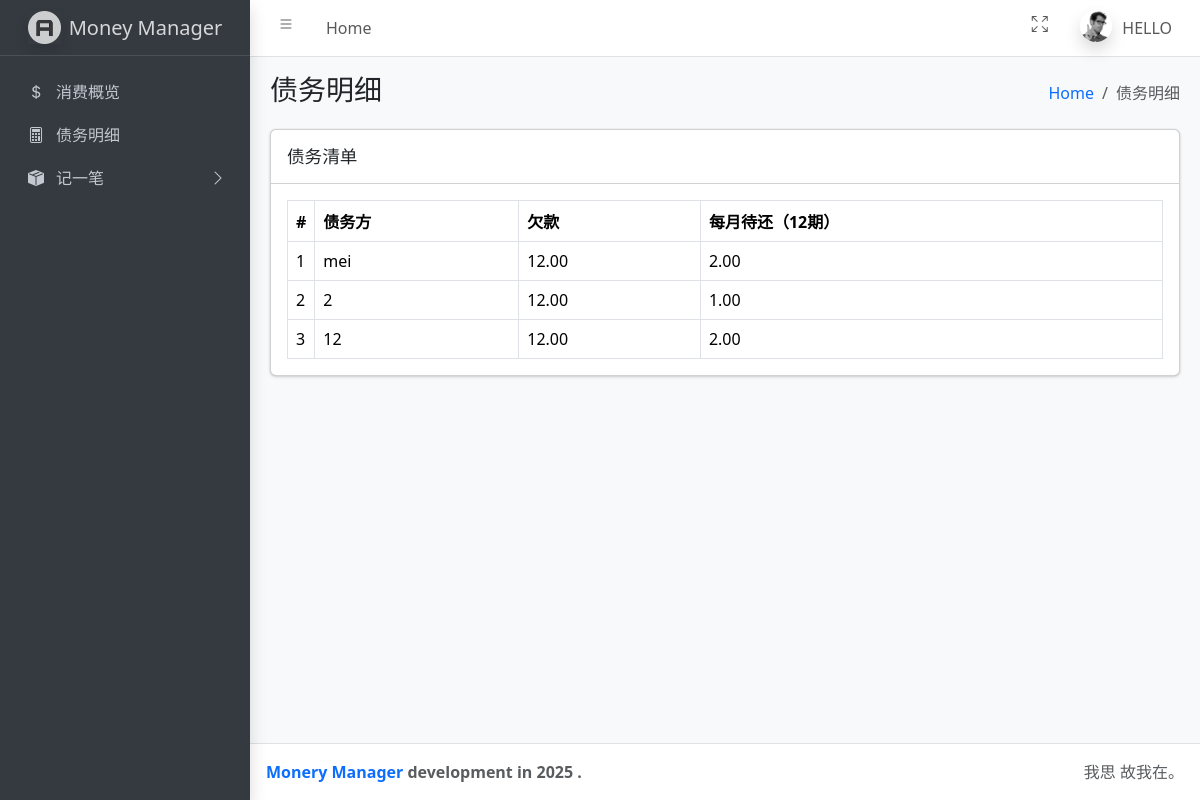
/debts/ (signed in), run on an earlier commit of the app's database.
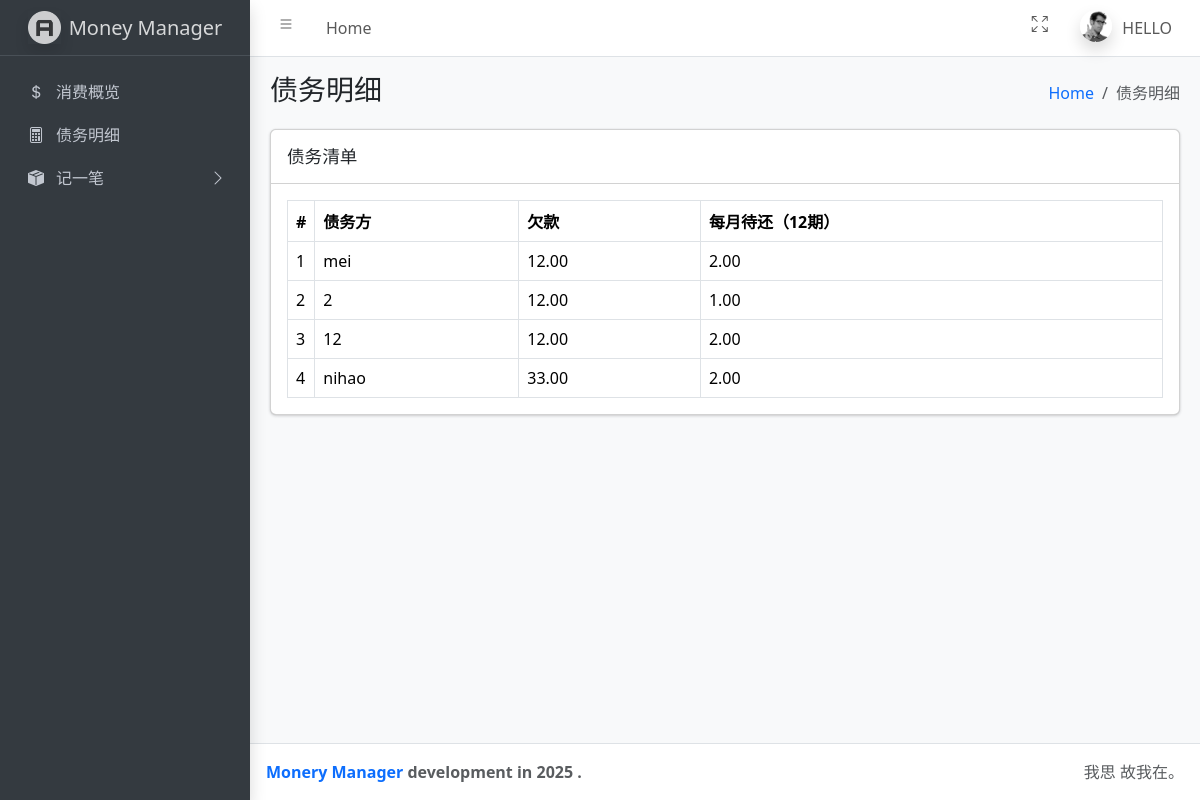
And on a later commit of the database.
### rec/models.py (models this page shows, shortened)
class Loan(models.Model):
    name = models.TextField('债务名称')
    principal = models.DecimalField('借款总金额',max_digits=7, decimal_places=2)
    Tobepaid = models.DecimalField('每月待还',max_digits=7, decimal_places=2)

### rec/views.py (the view)
# urls.py: path('debts/',views.debts,name='debts'),
@login_required
def debts(request):
    liss = []
    lis = []
    f=0
    for i in Loan.objects.all():
        f=f+1
        lis.append(f)
        lis.append(i.name)
        lis.append(i.principal)
        lis.append(i.Tobepaid)
        liss.append(lis)
        lis = []
    dic1 = {'nobody':liss}
    return render(request, 'detailOfdebts.html',dic1)

### rec/templates/detailOfdebts.html
{% extends "index2.html" %}
{% block content %}
 <main class="app-main">
        <div class="app-content-header">
          <div class="container-fluid">
            <div class="row">
              <div class="col-sm-6"><h3 class="mb-0">债务明细</h3></div>
              <div class="col-sm-6">
                <ol class="breadcrumb float-sm-end">
                  <li class="breadcrumb-item"><a href="#">Home</a></li>
                  <li class="breadcrumb-item active" aria-current="page">债务明细</li>
                </ol>
              </div>
            </div>
          </div>
        </div>
        <div class="app-content">
          <div class="container-fluid">
            <div class="row">
              <div class="col-md-12">
                <div class="card mb-4">
                  <div class="card-header"><h3 class="card-title">债务清单</h3></div>
                  <div class="card-body">
                    <table class="table table-bordered">
                      <thead>
                        <tr>
                          <th style="width: 10px">#</th>
                          <th>债务方</th>
                          <th>欠款</th>
                            <th>每月待还（12期）</th>
                        </tr>
                      </thead>
                      <tbody>
                            {% for lists in nobody  %}
                            <tr class="align-middle">
                                {% for lis in lists  %}
                            <td>{{ lis }}</td>
                            {% endfor %}
                            </tr>
                            {%endfor%}
                      </tbody>
                    </table>
                  </div>
                </div>
              </div>
            </div>
          </div>
        </div>
      </main>
{% endblock %}

### rec/templates/index2.html (shortened to what this page needs)
{% load static %}
<html lang="en">
  <head>
    <link
      rel="stylesheet"
      href="https://cdn.jsdelivr.net/npm/@fontsource/source-sans-3@5.0.12/index.css"
    />
    <link
      rel="stylesheet"
      href="https://cdn.jsdelivr.net/npm/overlayscrollbars@2.10.1/styles/overlayscrollbars.min.css"
    />
    <link
      rel="stylesheet"
      href="https://cdn.jsdelivr.net/npm/bootstrap-icons@1.11.3/font/bootstrap-icons.min.css"
    />
      <link rel="stylesheet" href="{% static 'dist/css/adminlte.css' %}">
    <link
      rel="stylesheet"
      href="https://cdn.jsdelivr.net/npm/apexcharts@3.37.1/dist/apexcharts.css"
    />
    <link
      rel="stylesheet"
      href="https://cdn.jsdelivr.net/npm/jsvectormap@1.5.3/dist/css/jsvectormap.min.css"
    />
  </head>
  <body class="layout-fixed sidebar-expand-lg bg-body-tertiary">
    <div class="app-wrapper">
      <nav class="app-header navbar navbar-expand bg-body">
        <div class="container-fluid">
          <ul class="navbar-nav">
            <li class="nav-item">
              <a class="nav-link" data-lte-toggle="sidebar" href="#" role="button">
                <i class="bi bi-list"></i>
              </a>
            </li>
            <li class="nav-item d-none d-md-block"><a href="#" class="nav-link">Home</a></li>
          </ul>
          <ul class="navbar-nav ms-auto">
            <li class="nav-item">
              <a class="nav-link" href="#" data-lte-toggle="fullscreen">
                <i data-lte-icon="maximize" class="bi bi-arrows-fullscreen"></i>
              </a>
            </li>
            <li class="nav-item dropdown user-menu">
              <a href="#" class="nav-link dropdown-toggle" data-bs-toggle="dropdown">
                <img
                  src="{% static 'dist/assets/img/user2-160x160.jpg' %}"
                  class="user-image rounded-circle shadow"
                  alt="User Image"
                />
                <span class="d-none d-md-inline">HELLO</span>
              </a>
            </li>
          </ul>
        </div>
      </nav>
      <aside class="app-sidebar bg-body-secondary shadow" data-bs-theme="dark">
        <div class="sidebar-brand">
          <a href="./index.html" class="brand-link">
            <img
              src="{% static 'dist/assets/img/AdminLTELogo.png' %}"
              alt="AdminLTE Logo"
              class="brand-image opacity-75 shadow"
            />
            <span class="brand-text fw-light">Money Manager</span>
          </a>
        </div>
        <div class="sidebar-wrapper">
          <nav class="mt-2">
            <ul
              class="nav sidebar-menu flex-column"
              data-lte-toggle="treeview"
              role="menu"
              data-accordion="false"
            >
              <li class="nav-item">
                <a href="{% url 'index2' %}" class="nav-link">
                  <i class="nav-icon bi bi-currency-dollar"></i>
                  <p>消费概览</p>
                </a>
              </li>
              <li class="nav-item">
                <a href="{% url 'debts' %}" class="nav-link">
                  <i class="nav-icon bi bi-calculator"></i>
                  <p>债务明细</p>
                </a>
              </li>
              <li class="nav-item">
                <a href="#" class="nav-link">
                  <i class="nav-icon bi bi-box-seam-fill"></i>
                  <p>
                    记一笔
                  </p>
                </a>
              </li>
            </ul>
          </nav>
        </div>
      </aside>
      {% block content %}{% endblock %}
      <footer class="app-footer">
        <div class="float-end d-none d-sm-inline">我思 故我在。</div>
        <strong>
          <a href="#" class="text-decoration-none">Monery Manager</a> development in 2025
          .
        </strong>
      </footer>
    </div>
  </body>
</html>

What changed in the data, as far as the page shows it:
added Loan: lists "nihao" "33.00" "2.00"
Also different on the page:
new list line: "4"
